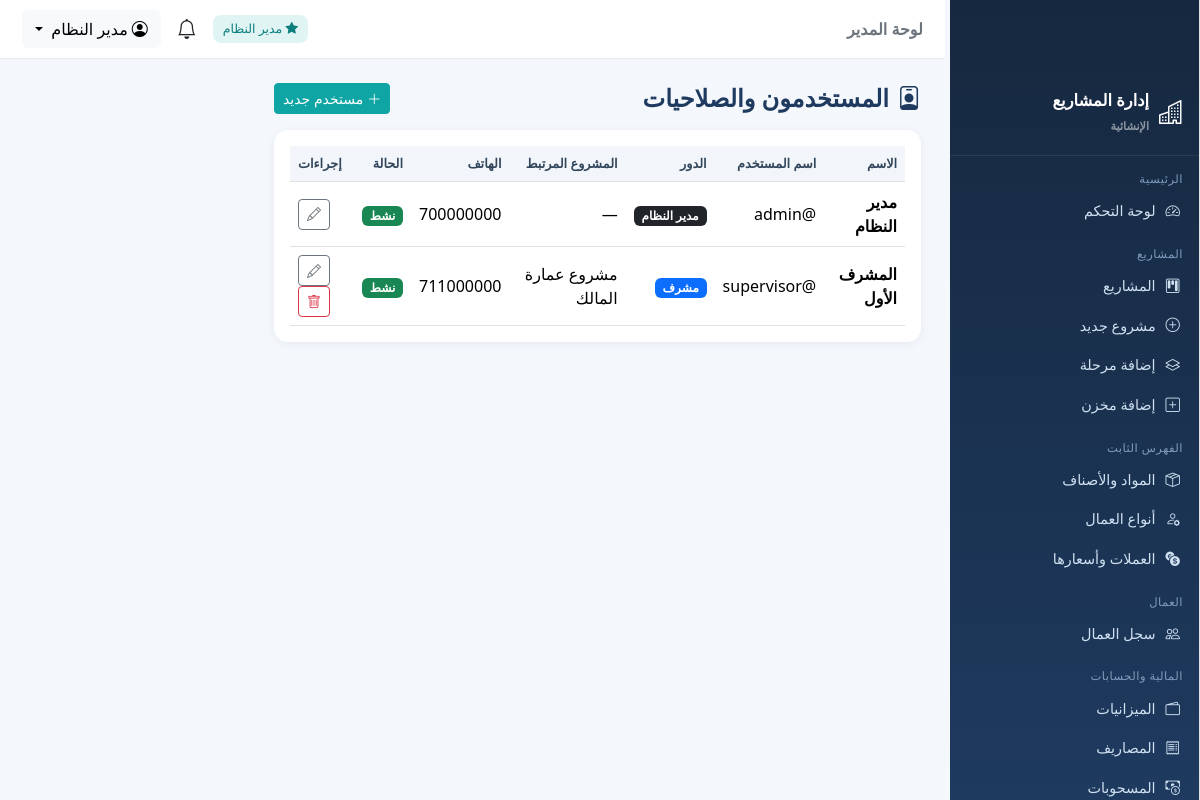
The app's page /users (signed in) with its own data.
### tables this page shows
CREATE TABLE users (
  id INTEGER PRIMARY KEY AUTOINCREMENT,
  username VARCHAR(100) NOT NULL UNIQUE,
  password_hash VARCHAR(255) NOT NULL,
  full_name VARCHAR(200) NOT NULL,
  role TEXT NOT NULL DEFAULT 'supervisor',
  project_id INT DEFAULT NULL ,
  phone VARCHAR(50) DEFAULT NULL,
  is_active INTEGER DEFAULT 1,
  created_at TIMESTAMP DEFAULT CURRENT_TIMESTAMP,
  CONSTRAINT fk_user_project FOREIGN KEY (project_id) REFERENCES projects(id) ON DELETE SET NULL
);

CREATE TABLE projects (
  id INTEGER PRIMARY KEY AUTOINCREMENT,
  name VARCHAR(200) NOT NULL,
  code VARCHAR(50) DEFAULT NULL,
  location VARCHAR(200) DEFAULT NULL,
  start_date DATE DEFAULT NULL,
  end_date DATE DEFAULT NULL,
  status TEXT DEFAULT 'active',
  description TEXT,
  created_at TIMESTAMP DEFAULT CURRENT_TIMESTAMP
);

### auth.py (the view)
@auth_bp.route('/users')
@require_roles('admin')
def list_users():
    rows = db_query(
        """SELECT u.*, p.name AS project_name
           FROM users u LEFT JOIN projects p ON p.id = u.project_id
           ORDER BY u.role, u.id""")
    return render_template('users_list.html', items=rows)

### app.py (called while the page is built)
@app.context_processor
def inject_globals():
    u = g.get('current_user')
    unread = 0
    if u:
        unread = db.db_query("SELECT COUNT(*) AS c FROM notifications WHERE user_id=%s AND is_read=0",
                             (u['id'],), one=True)['c']
    return {
        'cur_user': u,
        'is_admin': is_admin(),
        'scope_pid': scope_project_id(),
        'unread_count': unread,
        'today': date.today(),
        'money': db.money,
        'cur_name': lambda cid: (db.cur_by_id(cid) or {}).get('name_ar', ''),
        'cur_code': lambda cid: (db.cur_by_id(cid) or {}).get('code', ''),
        'APP_NAME': 'نظام إدارة المشاريع الإنشائية',
    }

### auth.py (called while the page is built)
def current_user():
    uid = session.get('user_id')
    if not uid:
        return None
    return db_query("SELECT * FROM users WHERE id=%s", (uid,), one=True)

@auth_bp.before_app_request
def load_user():
    g.current_user = current_user()

def require_login(fn):
    @wraps(fn)
    def wrapper(*args, **kwargs):
        if not session.get('user_id'):
            return redirect(url_for('auth.login', next=request.path))
        return fn(*args, **kwargs)
    return wrapper

def require_roles(*roles):
    def deco(fn):
        @wraps(fn)
        @require_login
        def wrapper(*args, **kwargs):
            u = g.get('current_user')
            if not u or u['role'] not in roles:
                flash('ليست لديك صلاحية الوصول إلى هذه الصفحة', 'warning')
                return redirect(url_for('dashboard.index'))
            return fn(*args, **kwargs)
        return wrapper
    return deco

def is_admin():
    u = g.get('current_user')
    return bool(u and u['role'] == 'admin')

def scope_project_id():
    u = g.get('current_user')
    if not u or u['role'] == 'admin':
        return None
    return u['project_id']

### db.py (called while the page is built)
def _translate_sql(sql):
    out, i, n = [], 0, len(sql)
    in_str, quote = False, None
    while i < n:
        ch = sql[i]
        if in_str:
            out.append(ch)
            if ch == quote:
                in_str = False
            i += 1; continue
        if ch in ("'", '"'):
            in_str = True; quote = ch; out.append(ch); i += 1; continue
        if ch == '%' and i + 1 < n and sql[i + 1] == 's':
            out.append('?'); i += 2; continue
        out.append(ch); i += 1
    text = ''.join(out)
    text = re.sub(r"(\w+)\s*<=>\s*\?",
                  r"(\1 IS ? OR (\1 IS NULL AND ? IS NULL))",
                  text)
    return text

### templates/users_list.html (shortened to what this page needs)
{% extends 'base.html' %}
{% block content %}
<div class="d-flex justify-content-between align-items-center mb-3">
  <h4 class="page-title mb-0"><i class="bi bi-person-badge me-2"></i>المستخدمون والصلاحيات</h4>
  <a class="btn btn-sm btn-primary" href="{{ url_for('auth.add_user') }}"><i class="bi bi-plus-lg me-1"></i>مستخدم جديد</a>
</div>
<div class="card p-3">
  <div class="table-responsive">
  <table class="table table-hover align-middle mb-0">
    <thead><tr><th>الاسم</th><th>اسم المستخدم</th><th>الدور</th><th>المشروع المرتبط</th><th>الهاتف</th><th>الحالة</th><th class="text-end">إجراءات</th></tr></thead>
    <tbody>
    {% for u in items %}
      <tr>
        <td class="fw-bold">{{ u.full_name }}</td>
        <td>@{{ u.username }}</td>
        <td>{% if u.role=='admin' %}<span class="badge bg-dark">مدير النظام</span>{% else %}<span class="badge bg-primary">مشرف</span>{% endif %}</td>
        <td>{{ u.project_name or '—' }}</td>
        <td>{{ u.phone or '—' }}</td>
        <td>{% if u.is_active %}<span class="badge bg-success">نشط</span>{% else %}<span class="badge bg-secondary">موقوف</span>{% endif %}</td>
        <td class="text-end">
          <a class="btn btn-sm btn-outline-secondary" href="{{ url_for('auth.edit_user', uid=u.id) }}"><i class="bi bi-pencil"></i></a>
          {% if u.id != cur_user.id %}
          <form class="d-inline" method="post" action="{{ url_for('auth.delete_user', uid=u.id) }}" onsubmit="return confirm('حذف المستخدم؟')">
            <button class="btn btn-sm btn-outline-danger"><i class="bi bi-trash"></i></button>
          </form>
          {% endif %}
        </td>
      </tr>
    {% endfor %}
    </tbody>
  </table>
  </div>
</div>
{% endblock %}

### templates/base.html (shortened to what this page needs)
{% set role = cur_user.role if cur_user else '' %}
<!doctype html>
<html lang="ar" dir="rtl">
<head>
  <link href="https://cdn.jsdelivr.net/npm/bootstrap@5.3.3/dist/css/bootstrap.rtl.min.css" rel="stylesheet">
  <link href="https://cdn.jsdelivr.net/npm/bootstrap-icons@1.11.3/font/bootstrap-icons.min.css" rel="stylesheet">
</head>
<body>
  {% if cur_user %}
  <div id="wrapper" class="d-flex">
    <aside class="sidebar" id="sidebar">
      <div class="brand"><i class="bi bi-buildings fs-4"></i><span>إدارة المشاريع<br><small class="text-white-50"
            style="font-size:.7rem">الإنشائية</small></span></div>
      <div class="nav-section">الرئيسية</div>
      <a class="nav-item {{ 'active' if request.endpoint=='dashboard.index' }}"
        href="{{ url_for('dashboard.index') }}"><i class="bi bi-speedometer2"></i> لوحة التحكم</a>
      <div class="nav-section">المشاريع</div>
      <a class="nav-item {{ 'active' if request.endpoint in ['projects.list_projects','projects.view_project','projects.add_project','projects.edit_project'] }}"
        href="{{ url_for('projects.list_projects') }}"><i class="bi bi-kanban"></i> المشاريع</a>
      {% if is_admin %}
      <a class="nav-item" href="{{ url_for('projects.add_project') }}"><i class="bi bi-plus-circle"></i> مشروع جديد</a>
      <a class="nav-item" href="{{ url_for('projects.add_phase') }}"><i class="bi bi-layers"></i> إضافة مرحلة</a>
      {% endif %}
      <a class="nav-item" href="{{ url_for('projects.add_warehouse') }}"><i class="bi bi-plus-square"></i> إضافة
        مخزن</a>
      <div class="nav-section">الفهرس الثابت</div>
      <a class="nav-item {{ 'active' if request.endpoint.startswith('catalog.list_materials') }}"
        href="{{ url_for('catalog.list_materials') }}"><i class="bi bi-box-seam"></i> المواد والأصناف</a>
      <a class="nav-item {{ 'active' if request.endpoint.startswith('catalog.list_worker_types') }}"
        href="{{ url_for('catalog.list_worker_types') }}"><i class="bi bi-person-gear"></i> أنواع العمال</a>
      {% if is_admin %}
      <a class="nav-item {{ 'active' if request.endpoint.startswith('catalog.list_currencies') }}"
        href="{{ url_for('catalog.list_currencies') }}"><i class="bi bi-currency-exchange"></i> العملات وأسعارها</a>
      {% endif %}
      <div class="nav-section">العمال</div>
      <a class="nav-item {{ 'active' if request.endpoint.startswith('workers.') }}"
        href="{{ url_for('workers.list_workers') }}"><i class="bi bi-people"></i> سجل العمال</a>
      <div class="nav-section">المالية والحسابات</div>
      <a class="nav-item {{ 'active' if request.endpoint.startswith('finance.list_budgets') }}"
        href="{{ url_for('finance.list_budgets') }}"><i class="bi bi-wallet2"></i> الميزانيات</a>
      <a class="nav-item {{ 'active' if request.endpoint.startswith('finance.list_expenses') }}"
        href="{{ url_for('finance.list_expenses') }}"><i class="bi bi-receipt"></i> المصاريف</a>
      <a class="nav-item {{ 'active' if request.endpoint.startswith('finance.list_withdrawals') }}"
        href="{{ url_for('finance.list_withdrawals') }}"><i class="bi bi-cash-coin"></i> المسحوبات</a>
    </aside>
    <div class="flex-grow-1 main-wrap">
      <nav class="topbar">
        <div>
          <span class="fw-bold text-secondary">{{ 'لوحة المدير' if is_admin else 'لوحة المشرف' }}</span>
        </div>
        <div class="d-flex align-items-center gap-3">
          {% if is_admin %}<span class="badge-soft"><i class="bi bi-star-fill"></i> مدير النظام</span>{% endif %}
          <a class="position-relative text-dark text-decoration-none"
            href="{{ url_for('notifications.list_notifications') }}" title="الإشعارات">
            <i class="bi bi-bell fs-5"></i>
          </a>
          <div class="dropdown">
            <button class="btn btn-light dropdown-toggle" data-bs-toggle="dropdown">
              <i class="bi bi-person-circle me-1"></i>{{ cur_user.full_name }}
            </button>
          </div>
        </div>
      </nav>
      <main class="container-fluid p-4">
        {% block content %}{% endblock %}
      </main>
    </div>
  </div>
  {% else %}
  {% block auth_content %}{% endblock %}
  {% endif %}
</body>
</html>

### templates/base.html (style rules this page uses)
.sidebar { position: fixed !important; top: 0 !important; left: 0 !important; bottom: 0 !important; width: 250px !important; height: 100vh !important; overflow-y: auto !important; background-color: #f8f9fa !important; border-right: 1px solid #dee2e6 !important; padding-top: 70px !important; z-index: 1000 !important; scrollbar-width: thin; scrollbar-color: #c1c1c1 transparent; }
main { margin-left: 250px !important; width: calc(100% - 250px) !important; max-width: calc(100% - 250px) !important; flex: 0 0 auto !important; padding-top: 20px !important; }
:root { --primary: #1e3a5f; --accent: #0ea5a4; --light: #f4f7fb; --sidebar-w: 255px; }
* { font-family: "Segoe UI", Tahoma, Arial, sans-serif; }
body { background: var(--light); }
#wrapper { min-height: 100vh; }
.sidebar { width: var(--sidebar-w); background: linear-gradient(180deg, #16283f, #1e3a5f); min-height: 100vh; position: fixed; right: 0; top: 0; z-index: 1040; color: #cfe0f0; transition: .25s; overflow-y: auto; }
.sidebar .brand { display: flex; align-items: center; gap: 10px; padding: 18px 16px; border-bottom: 1px solid rgba(255, 255, 255, .08); color: #fff; font-weight: 700; font-size: 1.02rem; }
.sidebar .nav-section { font-size: .72rem; color: #7f9cbd; padding: 14px 16px 4px; letter-spacing: .5px; }
.sidebar a.nav-item { display: flex; align-items: center; gap: 10px; padding: 9px 16px; color: #cfe0f0; text-decoration: none; font-size: .9rem; border-right: 3px solid transparent; }
.topbar { background: #fff; border-bottom: 1px solid #e5eaf0; padding: 10px 22px; display: flex; align-items: center; justify-content: space-between; position: sticky; top: 0; z-index: 1030; }
.main-wrap { margin-right: var(--sidebar-w); }
.card { border: 0; border-radius: 14px; box-shadow: 0 2px 10px rgba(20, 40, 80, .06); }
.badge-soft { background: rgba(14, 165, 164, .12); color: #0b7f7e; padding: 5px 10px; border-radius: 8px; font-size: .78rem; }
.table thead th { background: #f2f6fb; color: #33475c; font-size: .8rem; white-space: nowrap; }
.table td { vertical-align: middle; }
.page-title { font-weight: 700; color: var(--primary); }
.btn-primary { background: var(--accent); border-color: var(--accent); }

### records on screen
users: full_name "مدير النظام", username "admin", role "مدير النظام", project_name "—", phone "700000000", is_active "نشط"
users: full_name "المشرف الأول", username "supervisor", role "مشرف", name "مشروع عمارة المالك", phone "711000000", is_active "نشط"

### other values on screen
{{ 'لوحة المدير' if is_admin else 'لوحة المشرف' }} "لوحة المدير"
